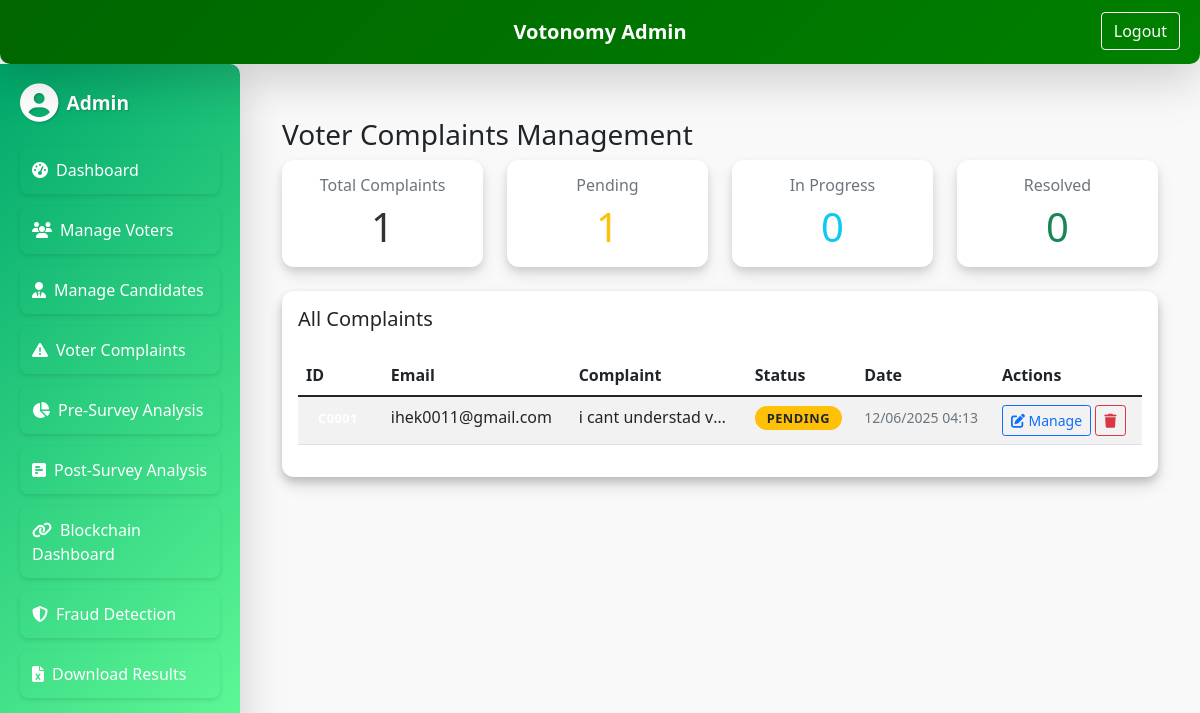
Before: /admin/manage-complaints (signed in) with the older database file.
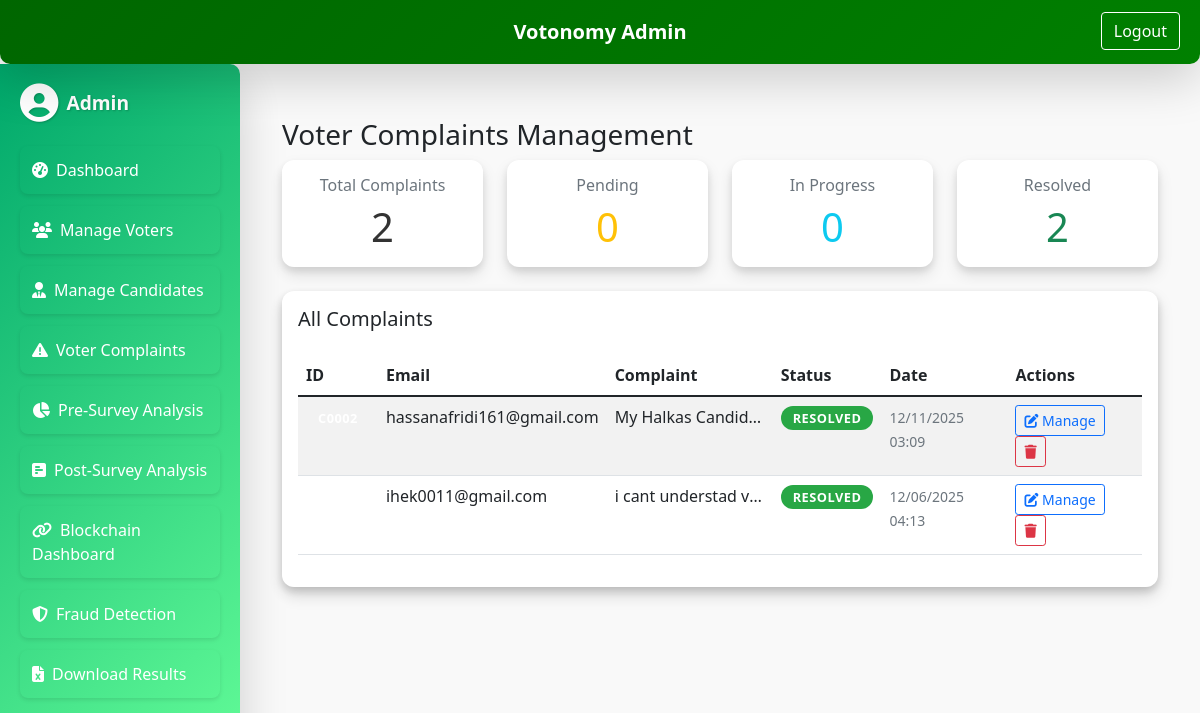
After: the same page with the newer database file.
### models.py (models this page shows)
class Complaint(db.Model):
    id = db.Column(db.Integer, primary_key=True)
    email = db.Column(db.String(100), nullable=True)  # Made optional for anonymous complaints
    complaint_text = db.Column(db.Text, nullable=False)
    status = db.Column(db.String(20), default='Pending')  # Pending, In Progress, Resolved
    response = db.Column(db.Text)
    created_at = db.Column(db.DateTime, default=datetime.utcnow)

### admin.py (the view)
@admin_bp.route('/manage-complaints', methods=['GET'])
@admin_login_required
def manage_complaints():
    from models import Complaint
    complaints = Complaint.query.order_by(Complaint.created_at.desc()).all()
    return render_template('manage_complaints.html', complaints=complaints)

### admin.py (called while the page is built)
def admin_login_required(func):
    @wraps(func)
    def wrapper(*args, **kwargs):
        if not session.get("admin_logged_in"):
            return redirect(url_for("admin_bp.admin_login"))
        return func(*args, **kwargs)
    return wrapper

### templates/admin/manage_complaints.html (shortened to what this page needs)
{% extends "base_admin.html" %}
{% block content %}
<div class="container mt-4">
  <h3>Voter Complaints Management</h3>
  <div class="row mb-4">
    <div class="col-md-3">
      <div class="card-3d p-3 text-center card-stat">
        <h6 class="text-muted">Total Complaints</h6>
        <div class="display-6">{{ complaints|length }}</div>
      </div>
    </div>
    <div class="col-md-3">
      <div class="card-3d p-3 text-center card-stat">
        <h6 class="text-muted">Pending</h6>
        <div class="display-6 text-warning">{{ complaints|selectattr("status", "equalto", "Pending")|list|length }}</div>
      </div>
    </div>
    <div class="col-md-3">
      <div class="card-3d p-3 text-center card-stat">
        <h6 class="text-muted">In Progress</h6>
        <div class="display-6 text-info">{{ complaints|selectattr("status", "equalto", "In Progress")|list|length }}</div>
      </div>
    </div>
    <div class="col-md-3">
      <div class="card-3d p-3 text-center card-stat">
        <h6 class="text-muted">Resolved</h6>
        <div class="display-6 text-success">{{ complaints|selectattr("status", "equalto", "Resolved")|list|length }}</div>
      </div>
    </div>
  </div>
  <div class="admin-card-3d p-3">
    <h5>All Complaints</h5>
    {% if complaints|length == 0 %}
      <div class="text-center py-5">
        <i class="fas fa-inbox fa-3x text-muted mb-3"></i>
        <p class="text-muted">No complaints received yet.</p>
      </div>
    {% else %}
    <div style="max-height: 600px; overflow-y: auto;">
      <table class="table table-striped mt-3">
        <thead>
          <tr>
            <th>ID</th>
            <th>Email</th>
            <th>Complaint</th>
            <th>Status</th>
            <th>Date</th>
            <th>Actions</th>
          </tr>
        </thead>
        <tbody>
          {% for complaint in complaints %}
          <tr>
            <td>
              <span class="badge badge-primary">C{{ "%04d"|format(complaint.id) }}</span>
            </td>
            <td>{{ complaint.email }}</td>
            <td>
              <div style="max-width: 300px;">
                <div class="text-truncate" title="{{ complaint.complaint_text }}">
                  {{ complaint.complaint_text[:80] }}{% if complaint.complaint_text|length > 80 %}...{% endif %}
                </div>
              </div>
            </td>
            <td>
              {% if complaint.status == 'Pending' %}
                <span class="badge badge-warning">{{ complaint.status }}</span>
              {% elif complaint.status == 'In Progress' %}
                <span class="badge badge-info">{{ complaint.status }}</span>
              {% elif complaint.status == 'Resolved' %}
                <span class="badge badge-success">{{ complaint.status }}</span>
              {% endif %}
            </td>
            <td>
              <small class="text-muted">
                {{ complaint.created_at.strftime('%d/%m/%Y %H:%M') }}
              </small>
            </td>
            <td>
              <button type="button" class="btn btn-sm btn-outline-primary" data-bs-toggle="modal" data-bs-target="#complaintModal{{ complaint.id }}">
                <i class="fas fa-edit"></i> Manage
              </button>
              <form method="POST" action="{{ url_for('admin_bp.delete_complaint', complaint_id=complaint.id) }}" style="display:inline;" onsubmit="return confirm('Are you sure you want to delete this complaint?')">
                <button type="submit" class="btn btn-sm btn-outline-danger">
                  <i class="fas fa-trash"></i>
                </button>
              </form>
            </td>
          </tr>
          {% endfor %}
        </tbody>
      </table>
    </div>
    {% endif %}
  </div>
</div>
{% endblock %}

Changed rows visible on the page:
added Complaint: email "hassanafridi161@gmail.com", complaint_text "My Halkas Candid…", status "RESOLVED", created_at "12/11/2025 03:09"
changed Complaint "ihek0011@gmail.com": status "PENDING" → "RESOLVED"
Other visible differences:
{{ complaints|length }}: "1" → "2"
{{ complaints|selectattr("status", "equalto", "Pending")|list|length }}: "1" → "0"
{{ complaints|selectattr("status", "equalto", "Resolved")|list|length }}: "0" → "2"
